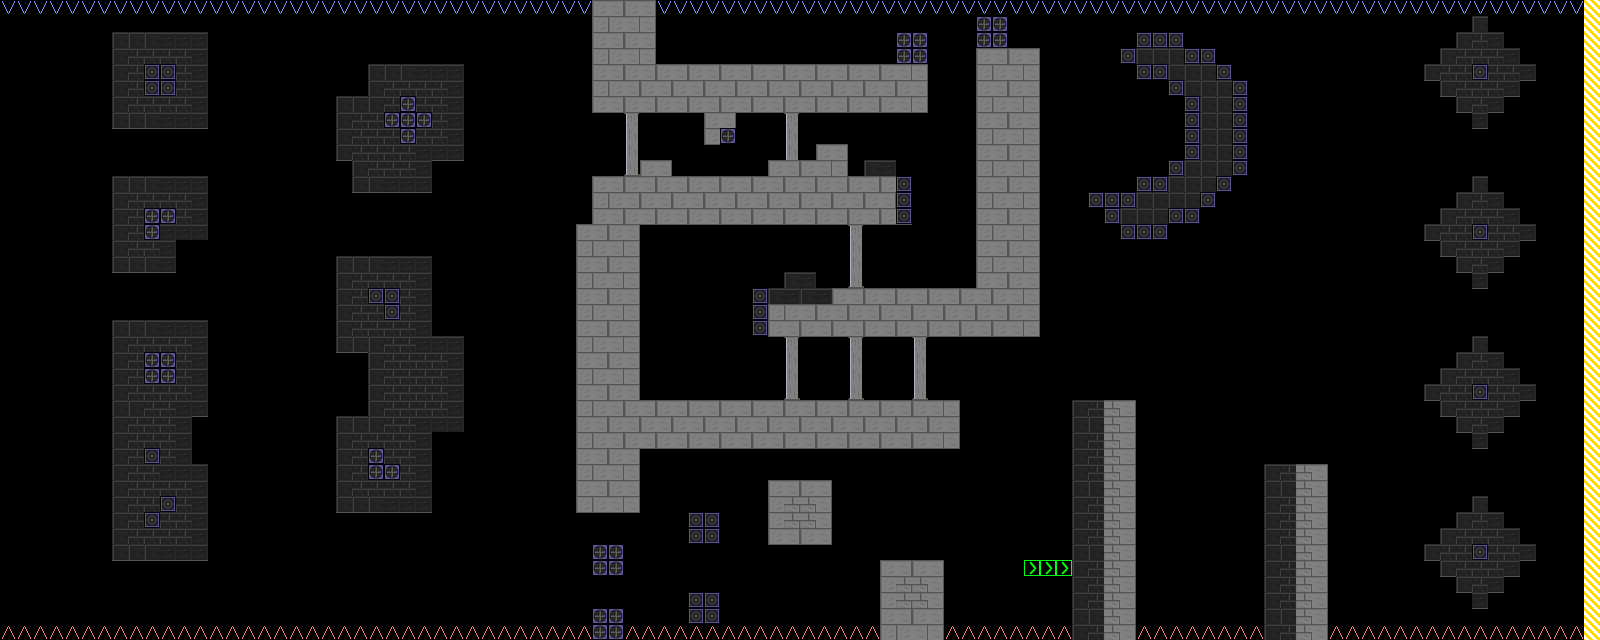

Rendered tile map (Tiled .tmx) drawn with the repository's tilesets; below, a short description and the map source with its tile grids summarised:
An orthogonal 100x40 tile map with 16x16 px tiles, 1 tile layer (map), 3 tilesets and 24 objects (23x point, spawn).

<map version="1.2" tiledversion="1.2.1" orientation="orthogonal" renderorder="right-down" width="100" height="40" tilewidth="16" tileheight="16" infinite="0" nextlayerid="3" nextobjectid="26">
 <tileset firstgid="1" name="tileset" tilewidth="16" tileheight="16" spacing="2" margin="2" tilecount="36" columns="6">
  <image source="tileset.png" width="110" height="110" />
 </tileset>
 <tileset firstgid="37" name="point" tilewidth="16" tileheight="16" spacing="2" margin="2" tilecount="3" columns="3">
  <image source="dat/point.png" width="56" height="20" />
 </tileset>
 <tileset firstgid="40" name="airplane" tilewidth="40" tileheight="40" tilecount="3" columns="3">
  <image source="dat/airplane.png" width="120" height="40" />
 </tileset>
 <layer id="1" name="map" width="100" height="40">
  <data>[4000 cells, 1422 non-empty, 16 distinct tile ids]</data>
 </layer>
 <objectgroup id="2" name="objects">
  <object id="1" name="spawn" gid="40" x="10" y="105" width="40" height="40" />
  <object id="2" name="point" gid="37" x="152" y="162" width="16" height="16" />
  <object id="3" name="point" gid="37" x="150" y="309.333" width="16" height="16" />
  <object id="4" name="point" gid="37" x="896" y="518.667" width="16" height="16" />
  <object id="5" name="point" gid="37" x="790" y="575.333" width="16" height="16" />
  <object id="6" name="point" gid="37" x="646" y="591.333" width="16" height="16" />
  <object id="7" name="point" gid="37" x="772" y="42" width="16" height="16" />
  <object id="8" name="point" gid="37" x="798" y="40.6667" width="16" height="16" />
  <object id="9" name="point" gid="37" x="831.333" y="44.6667" width="16" height="16" />
  <object id="10" name="point" gid="37" x="649.333" y="151.333" width="16" height="16" />
  <object id="11" name="point" gid="37" x="937.333" y="216" width="16" height="16" />
  <object id="12" name="point" gid="37" x="935.333" y="181.333" width="16" height="16" />
  <object id="13" name="point" gid="37" x="678.667" y="299.333" width="16" height="16" />
  <object id="14" name="point" gid="37" x="678.667" y="324" width="16" height="16" />
  <object id="15" name="point" gid="37" x="1192.67" y="593.333" width="16" height="16" />
  <object id="16" name="point" gid="37" x="1143.33" y="138" width="16" height="16" />
  <object id="17" name="point" gid="37" x="1243.33" y="68" width="16" height="16" />
  <object id="18" name="point" gid="37" x="1255.33" y="114" width="16" height="16" />
  <object id="19" name="point" gid="37" x="1255.33" y="156" width="16" height="16" />
  <object id="20" name="point" gid="37" x="1238" y="203.333" width="16" height="16" />
  <object id="21" name="point" gid="37" x="1552" y="241.333" width="16" height="16" />
  <object id="22" name="point" gid="37" x="1548.67" y="80" width="16" height="16" />
  <object id="23" name="point" gid="37" x="1552" y="400.667" width="16" height="16" />
  <object id="24" name="point" gid="37" x="1550" y="560" width="16" height="16" />
 </objectgroup>
</map>
